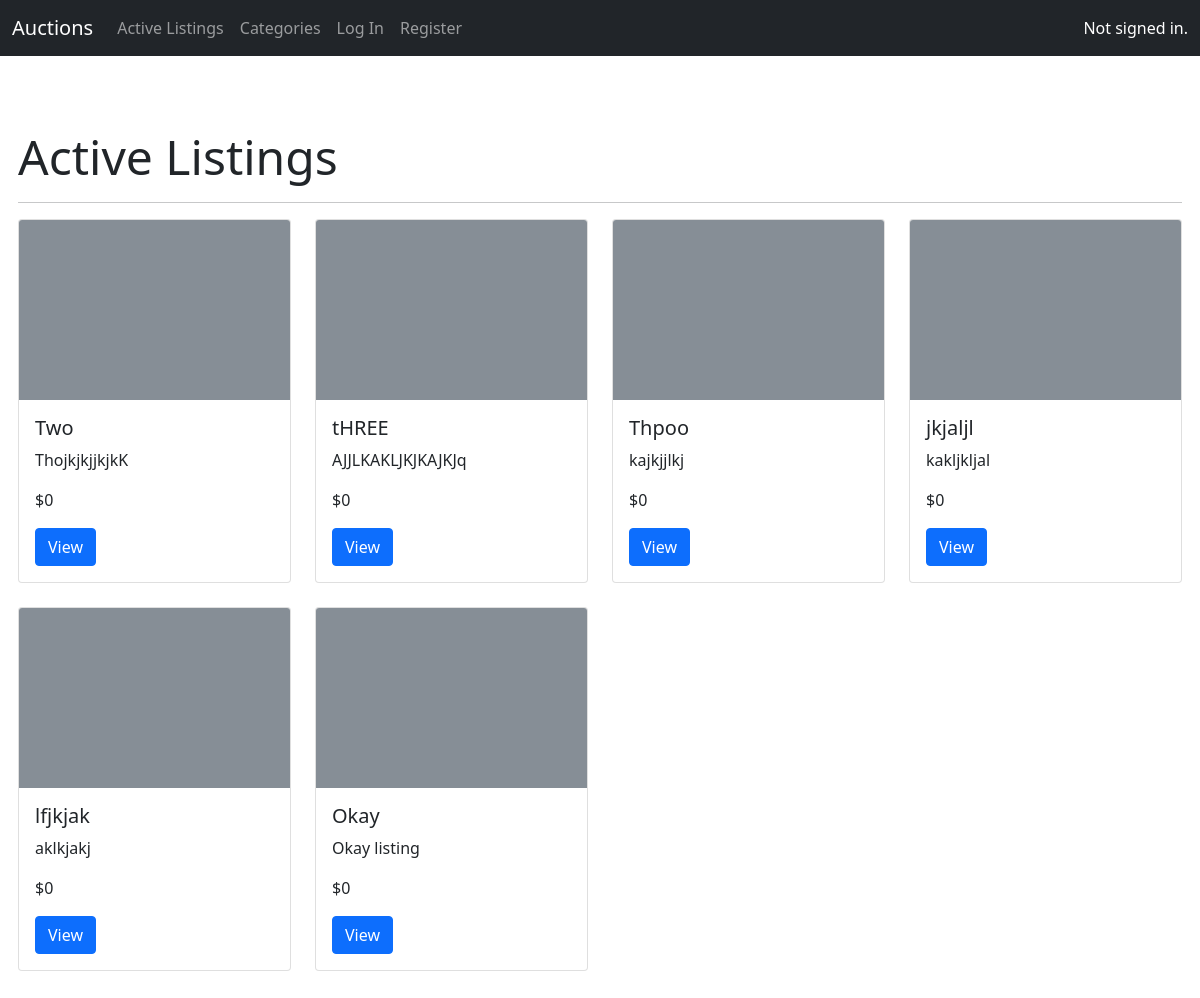
The app's page /, older data.
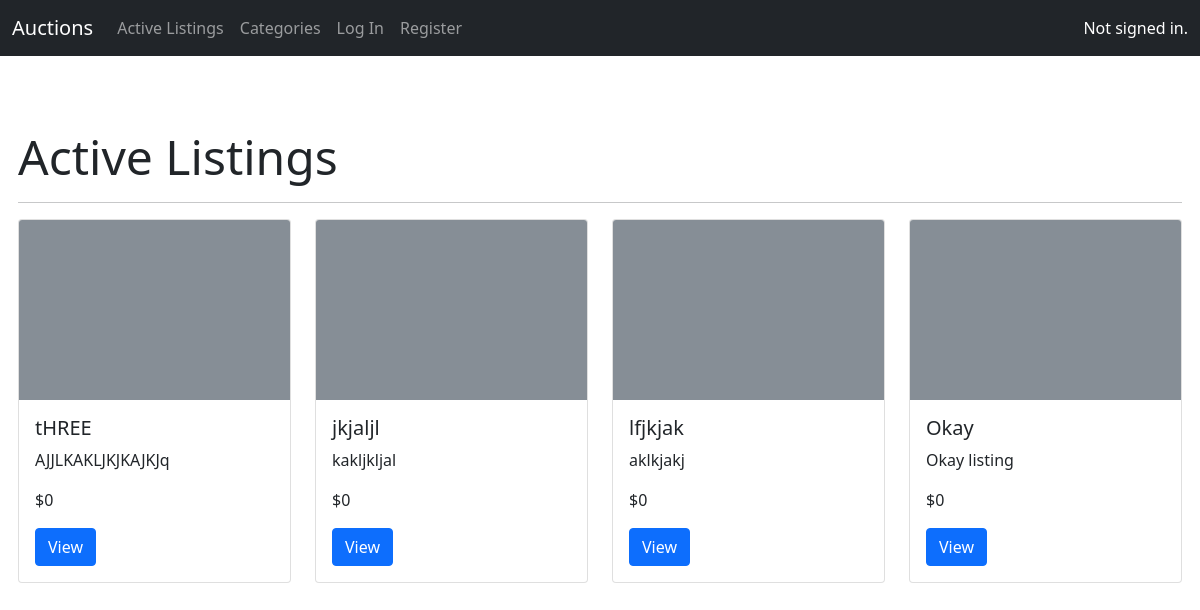
The same page, newer data.
### auctions/models.py (models this page shows, shortened)
class AuctionListing(models.Model):
    title = models.CharField(max_length=64)
    description = models.TextField()
    starting_bid = models.IntegerField()
    current_price = models.ForeignKey('Bid', on_delete=models.CASCADE, related_name="listings")
    image = models.URLField(blank=True)
    category = models.CharField(max_length=64, blank=True)
    seller = models.ForeignKey(User, on_delete=models.CASCADE, related_name="listings")
    comments = models.ManyToManyField('Comment', blank=True, related_name="listings")
    active = models.BooleanField(default=True)
    watchlist = models.ManyToManyField(User, blank=True, related_name="watchlist")

class Bid(models.Model):
    bid = models.IntegerField()
    bidder = models.ForeignKey(User, on_delete=models.CASCADE, related_name="bids", null=True)

### auctions/views.py (the view)
# urls.py: path("", views.index, name="index"),
def index(request):
    auction_listings = AuctionListing.objects.filter(active=True)
    return render(request, "auctions/index.html", {
        "auction_listings": auction_listings
    })

### auctions/templates/auctions/index.html
{% extends "auctions/layout.html" %}
{% block body %}
    <p class="display-5">Active Listings</p>
    <hr>
    <div class="row  row-cols-1 row-cols-md-4 g-4">
        {% for listing in auction_listings %}
            <div class="col">
                <div class="card">
                    <svg class="bd-placeholder-img card-img-top" width="100%" height="180" xmlns="http://www.w3.org/2000/svg" role="img" aria-label="Placeholder: Image cap" preserveAspectRatio="xMidYMid slice" focusable="false"><title>Placeholder</title><rect width="100%" height="100%" fill="#868e96"/><text x="50%" y="50%" fill="#dee2e6" dy=".3em">{{ listing.image }}</text></svg>
                    <div class="card-body">
                    <h5 class="card-title">{{ listing.title }}</h5>
                    <p class="card-text">{{ listing.description }}</p>
                    <p class="card-text">${{ listing.current_price.bid }}</p>
                    <a href="{% url 'listing' listing.id %}" class="btn btn-primary">View</a>
                    </div>
                </div>
            </div>
        {% empty %}
            <p>No active listings.</p>
        {% endfor %}
    </div>
{% endblock %}

Row changes from the older to the newer data that the page shows:
no longer on this page (row edited): AuctionListing: title "Two", description "ThojkjkjjkjkK", current_price.bid "0"
no longer on this page (row edited): AuctionListing: title "Thpoo", description "kajkjjlkj", current_price.bid "0"
